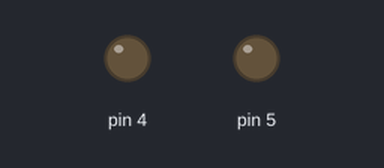
This sketch was run on a simulated Arduino Uno, built with avr-gcc and run on an emulated ATmega328P. Parts: output pins drawn as LEDs (lit = HIGH).

Above: at 0.1 s.
At 5.1 s:
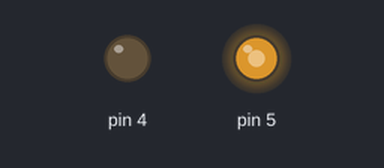
Timing chart, 0 to 6.6 s (numbered marks = the images above):
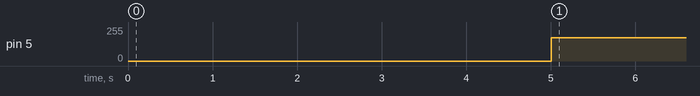

Measured:
- by itself, pin 5: 0/255 → 175/255 at 5.0 s

The sketch:

LidarDriverTest.ino
```cpp
int curr_speed = 0;
int max_speed = 175;
int comm_engaged = 0;

void setup() {
  delay(5000);
  Serial.begin(9600);
  pinMode(4, OUTPUT);
  pinMode(5, OUTPUT);
  digitalWrite(4, LOW);
  analogWrite(5, 180);
}

void loop() {
  int temp = checkSpeed();
  if(temp < 0 && curr_speed < max_speed)
    ++curr_speed;
  else if (temp > 0)
    --curr_speed;
  if (temp)
    analogWrite(5, curr_speed);
}

int checkSpeed() {
  int temp = 0;
  if (Serial.available() > 0) {
    temp = Serial.read();
    switch(temp) {
    case 's' : {
      comm_engaged = 1;
      temp = Serial.read();
      Serial.read();
      return temp < 0x49 ? -1 : temp > 0x49 ? 1 : 0;
    }
    }
  }
  return curr_speed < max_speed && !comm_engaged ? -1 : 0;
}
```
